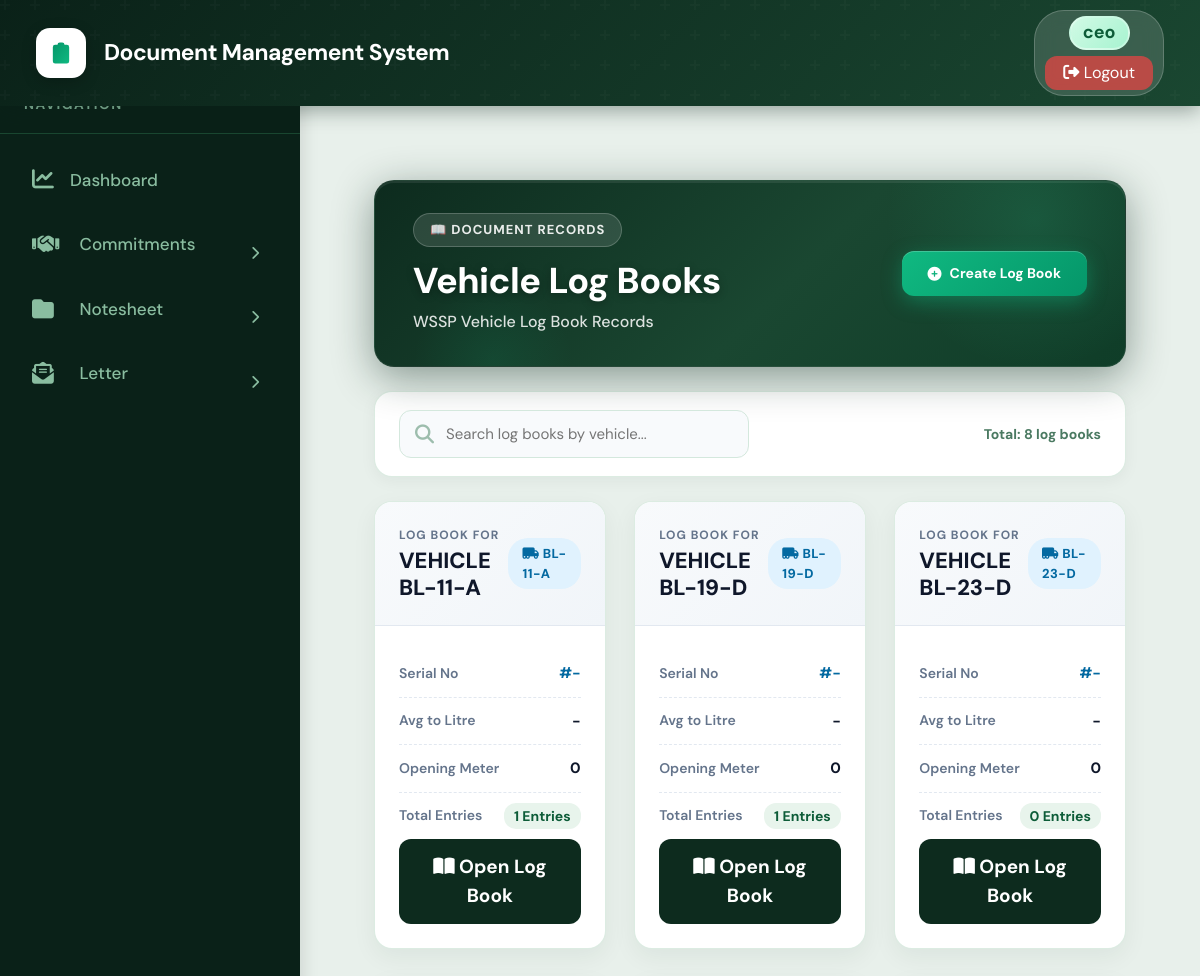
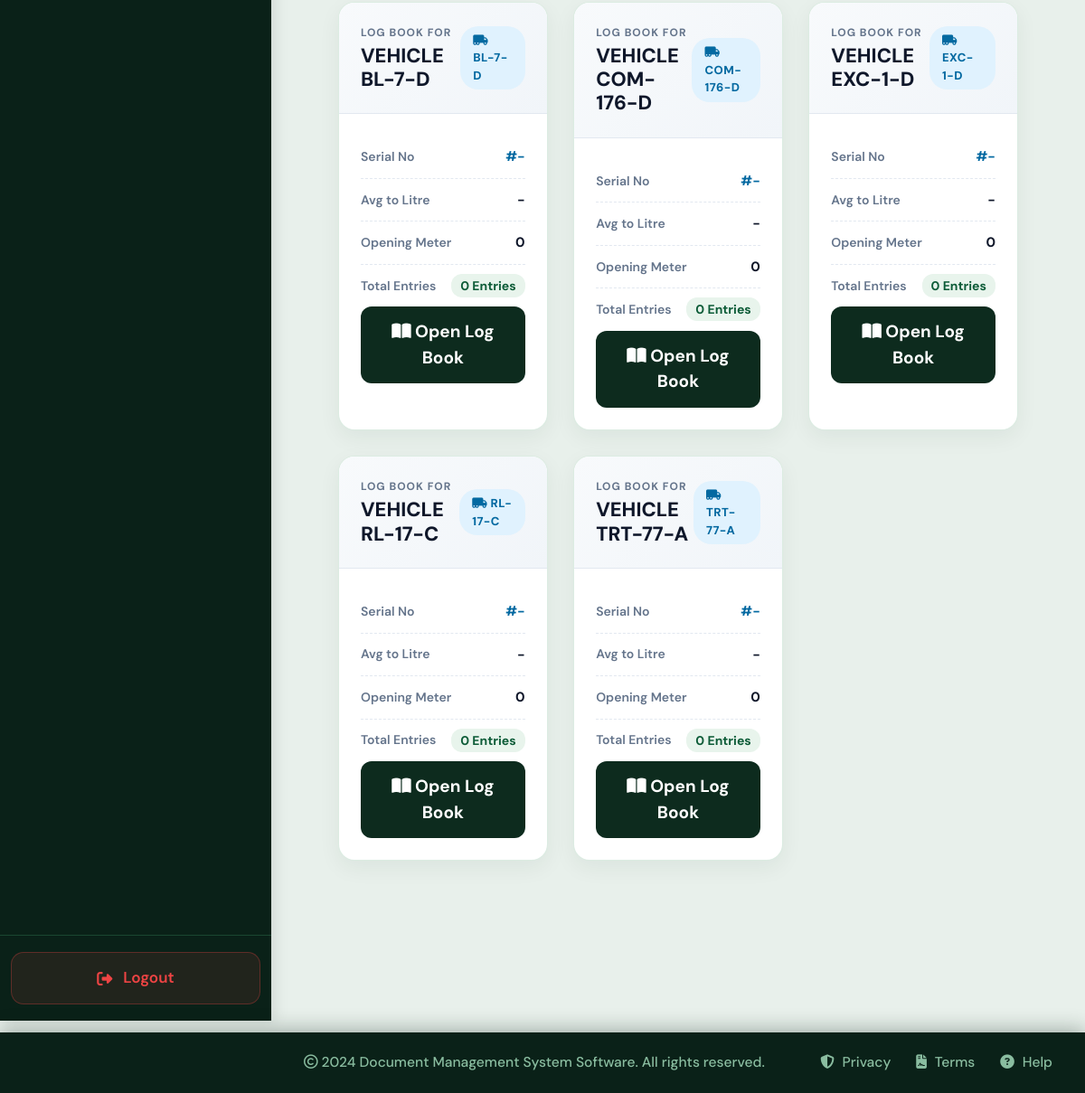
Screenshot of /logbook/ (signed in) with the database file from the repository (2 pictures, top to bottom).
### logbook/models.py (models this page shows, shortened)
class LogBook(models.Model):
    vehicle = models.OneToOneField(
        Vehicle,
        on_delete=models.CASCADE,
        related_name="logbook",
        null=True,
        blank=True
    )
    vehicle_name = models.CharField(
        max_length=50
    )
    serial_number = models.CharField(
        max_length=50,
        blank=True,
        null=True
    )
    average_to_litre = models.DecimalField(
        max_digits=10,
        decimal_places=2,
        blank=True,
        null=True,
        help_text="Average KM per litre"
    )
    opening_meter_reading = models.PositiveIntegerField(
        default=0
    )
    from django.utils import timezone
    opened_on = models.DateField(
        default=timezone.now
    )
    is_active = models.BooleanField(
        default=True
    )
    created_at = models.DateTimeField(
        auto_now_add=True
    )
    updated_at = models.DateTimeField(
        auto_now=True
    )
    class Meta:
        ordering = ["vehicle_name"]
        verbose_name = "Log Book"
        verbose_name_plural = "Log Books"

### logbook/views.py (the view)
# urls.py: path('', views.logbook_list, name='logbook_list'),
@login_required
def logbook_list(request):
    logbooks = (
        LogBook.objects
        .select_related("vehicle", "vehicle__zone")
        .prefetch_related("entries")
        .order_by("vehicle_name")
    )
    user_zone = get_user_zone(request.user)
    if not is_admin_or_ceo(request.user) and user_zone:
        logbooks = logbooks.filter(vehicle__zone=user_zone)
    return render(
        request,
        "logbook/logbook_list.html",
        {
            "logbooks": logbooks,
            "is_manager": is_manager(request.user),
        }
    )

### core/context_processors.py (called while the page is built)
def notifications_processor(request):
    if request.user.is_authenticated:
        unread_notifications = Notification.objects.filter(recipient=request.user, is_read=False)[:5]
        unread_count = Notification.objects.filter(recipient=request.user, is_read=False).count()
        return {
            'unread_notifications': unread_notifications,
            'unread_notifications_count': unread_count
        }
    return {}

### core/models.py (called while the page is built)
    def __eq__(self, other):
        if isinstance(other, str):
            return self.code == other or self.category == other or self.name == other
        return super().__eq__(other)

### logbook/views.py (called while the page is built)
def is_manager(user):
    return (
        (hasattr(user, 'profile') and user.profile.role == 'Manager')
        or user.username in ['Fleet_Manager', 'Manager_Admin']
    )

def is_admin_or_ceo(user):
    if user.username in ['CEO', 'Fleet_Manager', 'Manager_Admin']:
        return True
    if hasattr(user, 'profile') and user.profile.role in ['CEO', 'Manager', 'GM', 'PS']:
        return True
    return False

def get_user_zone(user):
    if hasattr(user, 'profile') and user.profile.zone:
        return user.profile.zone
    return None

### logbook/templates/logbook/logbook_list.html (shortened to what this page needs)
{% extends "base.html" %}
{% block content %}
<div style="background: #e8f0eb; min-height: 100vh; padding: 2rem;">
    <div style="
        background: linear-gradient(135deg, #0d2b1e 0%, #1a4731 55%, #0f3d28 100%);
        border-radius: 20px;
        padding: 32px 38px;
        margin-bottom: 24px;
        box-shadow: 0 10px 40px rgba(13,43,30,0.45), 0 2px 0 rgba(255,255,255,0.08) inset;
        position: relative;
        overflow: hidden;
        display: flex;
        justify-content: space-between;
        align-items: center;
        border: 1px solid rgba(255,255,255,0.08);
    ">
        <div style="position:absolute;top:-60%;right:-8%;width:300px;height:300px;background:radial-gradient(circle,rgba(52,211,153,0.15) 0%,transparent 70%);border-radius:50%;pointer-events:none;"></div>
        <div style="position:absolute;bottom:-40%;left:5%;width:160px;height:160px;background:radial-gradient(circle,rgba(16,185,129,0.1) 0%,transparent 70%);border-radius:50%;pointer-events:none;"></div>
        <div style="position:relative;z-index:1;">
            <span style="background:rgba(255,255,255,0.12);border:1px solid rgba(255,255,255,0.2);color:rgba(255,255,255,0.9);font-size:13px;font-weight:700;padding:6px 16px;border-radius:20px;text-transform:uppercase;letter-spacing:1px;display:inline-block;margin-bottom:12px;">
                📖 Document Records
            </span>
            <h2 style="color:white;font-size:36px;font-weight:800;margin:0 0 8px 0;letter-spacing:-0.5px;text-shadow:0 2px 8px rgba(0,0,0,0.3);">
                Vehicle Log Books
            </h2>
            <p style="color:rgba(255,255,255,0.85);font-size:16px;margin:0;font-weight:500;">
                WSSP Vehicle Log Book Records
            </p>
        </div>
        {% if not is_manager %}
        <a href="{% url 'create_logbook' %}" class="btn-create">
            <i class="fas fa-plus-circle"></i> Create Log Book
        </a>
        {% endif %}
    </div>
    <div style="background:white; border-radius:18px; padding:18px 24px; margin-bottom:24px; box-shadow:0 4px 16px rgba(13,43,30,0.05); border:1px solid rgba(212,232,219,0.8); display:flex; justify-content:space-between; align-items:center;">
        <div style="position:relative;width:350px;">
            <i class="fas fa-search" style="position:absolute;left:16px;top:14px;color:#9dbdad;"></i>
            <input type="text" id="searchInput" placeholder="Search log books by vehicle..."
                style="width:100%;padding:12px 12px 12px 46px;border:1px solid #d4e8dd;border-radius:12px;outline:none;font-size:15px; background:#f8fafc;">
        </div>
        <div style="color:#4b7a62;font-size:14px;font-weight:700;">
            Total: <span id="logbookCount">{{ logbooks|length }}</span> log books
        </div>
    </div>
    <div class="row" id="logbookGrid">
        {% for logbook in logbooks %}
        <div class="col-md-6 col-xl-4 mb-4 logbook-item">
            <div class="logbook-card h-100 d-flex flex-column">
                <div class="logbook-header">
                    <div>
                        <div style="color:#64748b; font-size:12px; font-weight:700; text-transform:uppercase; letter-spacing:1px; margin-bottom:4px;">Log Book For</div>
                        <h4 class="mb-0 vehicle-title" style="color:#0f172a; font-weight:800; font-size:22px;">VEHICLE {{ logbook.vehicle_name }}</h4>
                    </div>
                    <div class="vehicle-badge">
                        <i class="fas fa-truck-moving"></i> {{ logbook.vehicle_name }}
                    </div>
                </div>
                <div class="logbook-body flex-grow-1">
                    <div class="detail-item">
                        <span class="detail-label">Serial No</span>
                        <span class="detail-value" style="color:#0369a1;">#{{ logbook.serial_number|default:"-" }}</span>
                    </div>
                    <div class="detail-item">
                        <span class="detail-label">Avg to Litre</span>
                        <span class="detail-value">{{ logbook.average_to_litre|default:"-" }}</span>
                    </div>
                    <div class="detail-item">
                        <span class="detail-label">Opening Meter</span>
                        <span class="detail-value">{{ logbook.opening_meter_reading }}</span>
                    </div>
                    <div class="detail-item" style="border-bottom:none;">
                        <span class="detail-label">Total Entries</span>
                        <span class="detail-value">
                            <span style="background:#e8f4ec; color:#0d5c38; padding:4px 10px; border-radius:12px; font-size:14px;">{{ logbook.entries.count }} Entries</span>
                        </span>
                    </div>
                    <a href="{% url 'logbook_detail' logbook.id %}" class="btn-open-book mt-auto">
                        <i class="fas fa-book-open"></i> Open Log Book
                    </a>
                </div>
            </div>
        </div>
        {% endfor %}
    </div>
</div>
{% endblock %}

### core/templates/base.html (style rules this page uses)
:root { --primary-color: #10b981; --primary-dark: #059669; --primary-light: #34d399; --secondary-color: #1a4731; --dark-bg: #0d2b1e; --sidebar-bg: #0a2118; --hover-bg: #1a4731; --text-light: #8abda0; --text-dark: #0d2b1e; --border-color: #1a4731; --success: #10b981; --warning: #f59e0b; --danger: #ef4444; --info: #06b6d4; }
* { margin: 0; padding: 0; box-sizing: border-box; }
html { font-size: 19px; }
body { font-family: 'DM Sans', -apple-system, BlinkMacSystemFont, 'Segoe UI', sans-serif; background-color: #e8f0eb; min-height: 100vh; display: flex; flex-direction: column; font-size: 1rem; }

### logbook/templates/logbook/logbook_list.html (style rules this page uses)
.btn-create { position:relative;z-index:1; background: linear-gradient(135deg, #10b981 0%, #059669 100%); color: white; text-decoration: none; padding: 12px 26px; border-radius: 12px; font-weight: 700; font-size: 14px; display: inline-flex; align-items: center; gap: 8px; box-shadow: 0 6px 20px rgba(16,185,129,0.4), 0 1px 0 rgba(255,255,255,0.2) inset; white-space: nowrap; transition: all 0.2s; }
.logbook-card { background: white; border-radius: 18px; border: 1px solid rgba(212,232,219,0.8); box-shadow: 0 8px 24px rgba(13,43,30,0.06); transition: all 0.25s cubic-bezier(0.4, 0, 0.2, 1); overflow: hidden; position: relative; }
.logbook-header { background: linear-gradient(135deg, #f8fafc 0%, #f1f5f9 100%); padding: 24px; border-bottom: 1px solid #e2e8f0; display: flex; justify-content: space-between; align-items: center; }
.vehicle-badge { background: #e0f2fe; color: #0369a1; padding: 6px 14px; border-radius: 20px; font-weight: 800; font-size: 13px; letter-spacing: 0.5px; }
.logbook-body { padding: 24px; }
.detail-item { display: flex; justify-content: space-between; align-items: center; padding: 12px 0; border-bottom: 1px dashed #e2e8f0; }
.detail-label { color: #64748b; font-size: 14px; font-weight: 600; }
.detail-value { color: #0f172a; font-size: 15px; font-weight: 700; }
.btn-open-book { background: #0d2b1e; color: white; border-radius: 12px; padding: 14px; font-weight: 700; text-align: center; display: block; margin-top: 16px; transition: all 0.2s; text-decoration: none; }

### rows the page displays
LogBook: vehicle_name "BL-11-A", serial_number "-", average_to_litre "-", opening_meter_reading "0", entries.count "1"
LogBook: vehicle_name "BL-19-D", serial_number "-", average_to_litre "-", opening_meter_reading "0", entries.count "1"
LogBook: vehicle_name "BL-23-D", serial_number "-", average_to_litre "-", opening_meter_reading "0", entries.count "0"
LogBook: vehicle_name "BL-7-D", serial_number "-", average_to_litre "-", opening_meter_reading "0", entries.count "0"
LogBook: vehicle_name "COM-176-D", serial_number "-", average_to_litre "-", opening_meter_reading "0", entries.count "0"
LogBook: vehicle_name "EXC-1-D", serial_number "-", average_to_litre "-", opening_meter_reading "0", entries.count "0"
LogBook: vehicle_name "RL-17-C", serial_number "-", average_to_litre "-", opening_meter_reading "0", entries.count "0"
LogBook: vehicle_name "TRT-77-A", serial_number "-", average_to_litre "-", opening_meter_reading "0", entries.count "0"

### other values shown
{{ logbooks|length }} "8"
